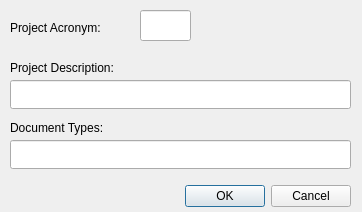
<ui version="4.0" >
 <class>New_Project_Dialog</class>
 <widget class="QDialog" name="New_Project_Dialog" >
  <property name="windowModality" >
   <enum>Qt::ApplicationModal</enum>
  </property>
  <property name="geometry" >
   <rect>
    <x>0</x>
    <y>0</y>
    <width>362</width>
    <height>212</height>
   </rect>
  </property>
  <property name="focusPolicy" >
   <enum>Qt::ClickFocus</enum>
  </property>
  <property name="windowTitle" >
   <string>Create new project</string>
  </property>
  <property name="modal" >
   <bool>true</bool>
  </property>
  <widget class="QDialogButtonBox" name="New_Project_Confirm" >
   <property name="geometry" >
    <rect>
     <x>10</x>
     <y>180</y>
     <width>341</width>
     <height>32</height>
    </rect>
   </property>
   <property name="orientation" >
    <enum>Qt::Horizontal</enum>
   </property>
   <property name="standardButtons" >
    <set>QDialogButtonBox::Cancel|QDialogButtonBox::Ok</set>
   </property>
  </widget>
  <widget class="QLabel" name="label" >
   <property name="geometry" >
    <rect>
     <x>10</x>
     <y>20</y>
     <width>121</width>
     <height>16</height>
    </rect>
   </property>
   <property name="text" >
    <string>Project Acronym:</string>
   </property>
  </widget>
  <widget class="QLineEdit" name="Project_acronym" >
   <property name="geometry" >
    <rect>
     <x>140</x>
     <y>10</y>
     <width>51</width>
     <height>31</height>
    </rect>
   </property>
  </widget>
  <widget class="QLabel" name="label_2" >
   <property name="geometry" >
    <rect>
     <x>10</x>
     <y>60</y>
     <width>141</width>
     <height>16</height>
    </rect>
   </property>
   <property name="text" >
    <string>Project Description:</string>
   </property>
  </widget>
  <widget class="QLabel" name="label_3" >
   <property name="geometry" >
    <rect>
     <x>10</x>
     <y>120</y>
     <width>121</width>
     <height>16</height>
    </rect>
   </property>
   <property name="text" >
    <string>Document Types:</string>
   </property>
  </widget>
  <widget class="QLineEdit" name="project_description" >
   <property name="geometry" >
    <rect>
     <x>10</x>
     <y>80</y>
     <width>341</width>
     <height>29</height>
    </rect>
   </property>
  </widget>
  <widget class="QLineEdit" name="doctypes" >
   <property name="geometry" >
    <rect>
     <x>10</x>
     <y>140</y>
     <width>341</width>
     <height>29</height>
    </rect>
   </property>
  </widget>
 </widget>
 <tabstops>
  <tabstop>New_Project_Confirm</tabstop>
 </tabstops>
 <resources/>
 <connections>
  <connection>
   <sender>New_Project_Confirm</sender>
   <signal>rejected()</signal>
   <receiver>New_Project_Dialog</receiver>
   <slot>close()</slot>
   <hints>
    <hint type="sourcelabel" >
     <x>180</x>
     <y>115</y>
    </hint>
    <hint type="destinationlabel" >
     <x>180</x>
     <y>68</y>
    </hint>
   </hints>
  </connection>
 </connections>
</ui>
